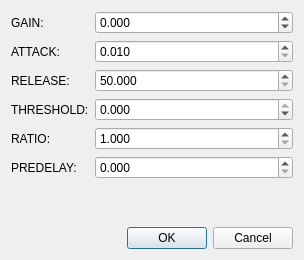
<?xml version="1.0" encoding="UTF-8"?>
<ui version="4.0">
 <class>CompressorCustomizeWnd</class>
 <widget class="QDialog" name="CompressorCustomizeWnd">
  <property name="geometry">
   <rect>
    <x>0</x>
    <y>0</y>
    <width>304</width>
    <height>260</height>
   </rect>
  </property>
  <property name="windowTitle">
   <string>Customize Compressor</string>
  </property>
  <layout class="QVBoxLayout" name="verticalLayout">
   <item>
    <layout class="QFormLayout" name="formLayout">
     <item row="0" column="0">
      <widget class="QLabel" name="label_7">
       <property name="text">
        <string>GAIN:</string>
       </property>
      </widget>
     </item>
     <item row="0" column="1">
      <widget class="QDoubleSpinBox" name="m_gain">
       <property name="decimals">
        <number>3</number>
       </property>
       <property name="minimum">
        <double>-60.000000000000000</double>
       </property>
       <property name="maximum">
        <double>60.000000000000000</double>
       </property>
       <property name="singleStep">
        <double>0.001000000000000</double>
       </property>
      </widget>
     </item>
     <item row="1" column="0">
      <widget class="QLabel" name="label_6">
       <property name="text">
        <string>ATTACK:</string>
       </property>
      </widget>
     </item>
     <item row="1" column="1">
      <widget class="QDoubleSpinBox" name="m_attack">
       <property name="decimals">
        <number>3</number>
       </property>
       <property name="minimum">
        <double>0.010000000000000</double>
       </property>
       <property name="maximum">
        <double>500.000000000000000</double>
       </property>
       <property name="singleStep">
        <double>0.010000000000000</double>
       </property>
      </widget>
     </item>
     <item row="2" column="0">
      <widget class="QLabel" name="label_4">
       <property name="text">
        <string>RELEASE:</string>
       </property>
      </widget>
     </item>
     <item row="2" column="1">
      <widget class="QDoubleSpinBox" name="m_release">
       <property name="decimals">
        <number>3</number>
       </property>
       <property name="minimum">
        <double>50.000000000000000</double>
       </property>
       <property name="maximum">
        <double>3000.000000000000000</double>
       </property>
       <property name="singleStep">
        <double>0.001000000000000</double>
       </property>
      </widget>
     </item>
     <item row="3" column="0">
      <widget class="QLabel" name="label_12">
       <property name="text">
        <string>THRESHOLD:</string>
       </property>
      </widget>
     </item>
     <item row="3" column="1">
      <widget class="QDoubleSpinBox" name="m_threshold">
       <property name="decimals">
        <number>3</number>
       </property>
       <property name="minimum">
        <double>-60.000000000000000</double>
       </property>
       <property name="maximum">
        <double>0.000000000000000</double>
       </property>
       <property name="singleStep">
        <double>0.001000000000000</double>
       </property>
      </widget>
     </item>
     <item row="4" column="0">
      <widget class="QLabel" name="label_11">
       <property name="text">
        <string>RATIO:</string>
       </property>
      </widget>
     </item>
     <item row="4" column="1">
      <widget class="QDoubleSpinBox" name="m_ratio">
       <property name="decimals">
        <number>3</number>
       </property>
       <property name="minimum">
        <double>1.000000000000000</double>
       </property>
       <property name="maximum">
        <double>100.000000000000000</double>
       </property>
       <property name="singleStep">
        <double>0.001000000000000</double>
       </property>
      </widget>
     </item>
     <item row="5" column="0">
      <widget class="QLabel" name="label_10">
       <property name="text">
        <string>PREDELAY:</string>
       </property>
      </widget>
     </item>
     <item row="5" column="1">
      <widget class="QDoubleSpinBox" name="m_predelay">
       <property name="decimals">
        <number>3</number>
       </property>
       <property name="maximum">
        <double>4.000000000000000</double>
       </property>
       <property name="singleStep">
        <double>0.001000000000000</double>
       </property>
      </widget>
     </item>
    </layout>
   </item>
   <item>
    <widget class="QDialogButtonBox" name="buttonBox">
     <property name="orientation">
      <enum>Qt::Horizontal</enum>
     </property>
     <property name="standardButtons">
      <set>QDialogButtonBox::Cancel|QDialogButtonBox::Ok</set>
     </property>
    </widget>
   </item>
  </layout>
 </widget>
 <resources/>
 <connections>
  <connection>
   <sender>buttonBox</sender>
   <signal>accepted()</signal>
   <receiver>CompressorCustomizeWnd</receiver>
   <slot>accept()</slot>
   <hints>
    <hint type="sourcelabel">
     <x>248</x>
     <y>254</y>
    </hint>
    <hint type="destinationlabel">
     <x>157</x>
     <y>274</y>
    </hint>
   </hints>
  </connection>
  <connection>
   <sender>buttonBox</sender>
   <signal>rejected()</signal>
   <receiver>CompressorCustomizeWnd</receiver>
   <slot>reject()</slot>
   <hints>
    <hint type="sourcelabel">
     <x>316</x>
     <y>260</y>
    </hint>
    <hint type="destinationlabel">
     <x>286</x>
     <y>274</y>
    </hint>
   </hints>
  </connection>
 </connections>
</ui>
